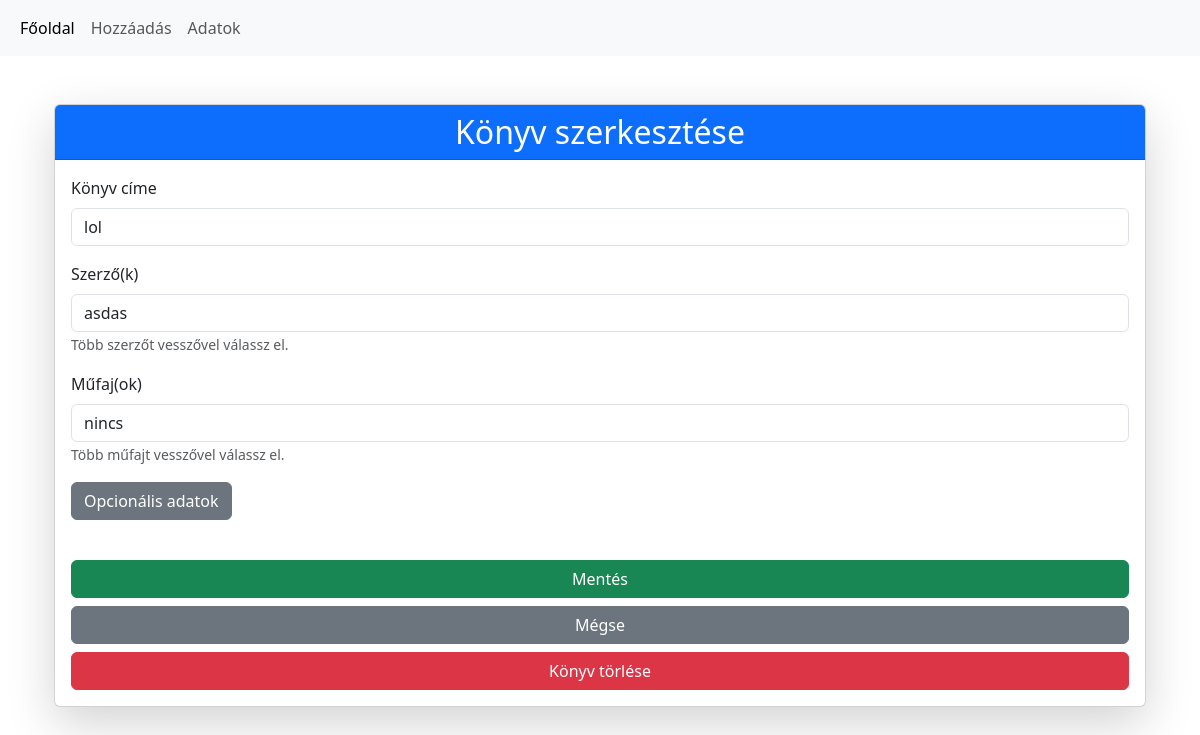
Page /szerkeszt/29/ on the earlier database version.
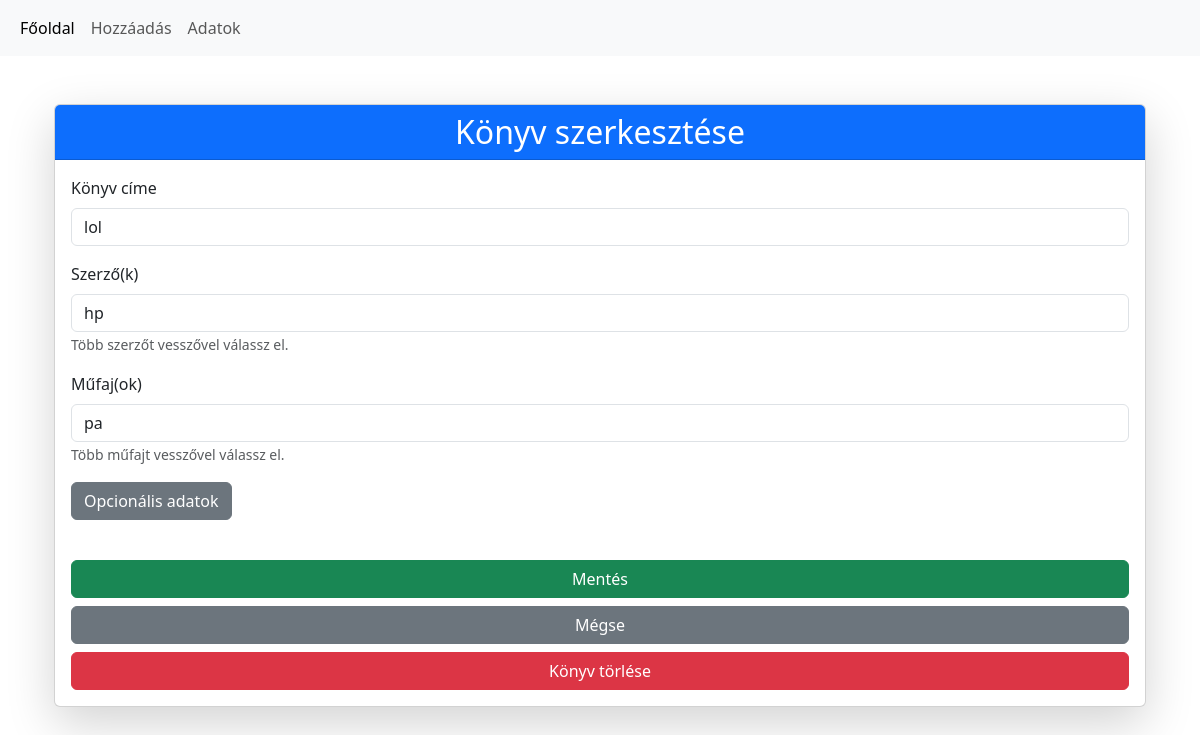
Same page on the later database version.
### alkalmazas/models.py (models this page shows, shortened)
class Szerzok(models.Model):
    szerzo = models.CharField(max_length=100, unique=True)
    class Meta:
        verbose_name_plural = "Szerzok"

class Mufajok(models.Model):
    mufaj = models.CharField(max_length=100, unique=True)
    class Meta:
        verbose_name_plural = "Mufajok"

### alkalmazas/views.py (the view, shortened to what this page needs)
# urls.py: path('szerkeszt/<int:konyv_id>/', szerkeszt_konyv, name='szerkeszt_konyv'),
def szerkeszt_konyv(request, konyv_id):
    konyv = get_object_or_404(Konyvek, id=konyv_id)
    szerzok = Szerzok.objects.all()
    mufajok = Mufajok.objects.all()
    kezdo_szerzok = ", ".join([szerzo.szerzo for szerzo in konyv.szerzok.all()])
    kezdo_mufajok = ", ".join([mufaj.mufaj for mufaj in konyv.mufajok.all()])
    return render(request, 'szerkeszt.html', {
        'konyv': konyv,
        'szerzok': szerzok,
        'mufajok': mufajok,
        'kezdo_szerzok': kezdo_szerzok,
        'kezdo_mufajok': kezdo_mufajok
    })

### alkalmazas/templates/szerkeszt.html
{% extends "base.html" %}
{% block tartalom %}
    {% include "konyv_form.html" with form_cim="Könyv szerkesztése" url="szerkeszt_konyv" %}
{% endblock tartalom %}

### alkalmazas/templates/konyv_form.html (shortened to what this page needs)
<div class="container mt-5">
    <div class="card shadow-lg">
        <div class="card-header bg-primary text-white">
            <h2 class="mb-0 text-center">{{ form_cim }}</h2>
        </div>
        <div class="card-body">
            <form method="post" enctype="multipart/form-data">
                <div class="mb-3">
                    <label for="cim" class="form-label">Könyv címe</label>
                    <input type="text" class="form-control" name="cim" id="cim" value="{{ konyv.cim }}" required>
                </div>
                <div class="mb-3">
                    <label for="szerzo" class="form-label">Szerző(k)</label>
                    <input list="szerzok-list" class="form-control" name="szerzo"
                           value="{{ kezdo_szerzok }}" multiple required>
                    <small class="text-muted">Több szerzőt vesszővel válassz el.</small>
                </div>
                <div class="mb-3">
                    <label for="mufaj" class="form-label">Műfaj(ok)</label>
                    <input list="mufajok-list" class="form-control" name="mufaj"
                           value="{{ kezdo_mufajok }}" multiple required>
                    <small class="text-muted">Több műfajt vesszővel válassz el.</small>
                </div>
                <button type="button" class="btn btn-secondary mb-3" onclick="toggleOptionalFields()">Opcionális adatok</button>
                <div class="d-grid gap-2 mt-4">
                    <button type="submit" class="btn btn-success">Mentés</button>
                    <a href="{% url 'adatok' %}" class="btn btn-secondary">Mégse</a>
                </div>
            </form>
            {% if 'szerkeszt' in request.path %}
            <form method="post" action="{% url 'torol_konyv' konyv.id %}" class="mt-2">
                <button type="submit" class="btn btn-danger w-100"
                        onclick="return confirm('Biztosan törölni szeretnéd ezt a könyvet?')">
                    Könyv törlése
                </button>
            </form>
            {% endif %}
        </div>
    </div>
</div>

Differences in the rows shown:
no longer on this page (row unchanged): Szerzok: szerzo "asdas"
no longer on this page (row unchanged): Mufajok: mufaj "nincs"
added Szerzok: szerzo "hp"
added Mufajok: mufaj "pa"
